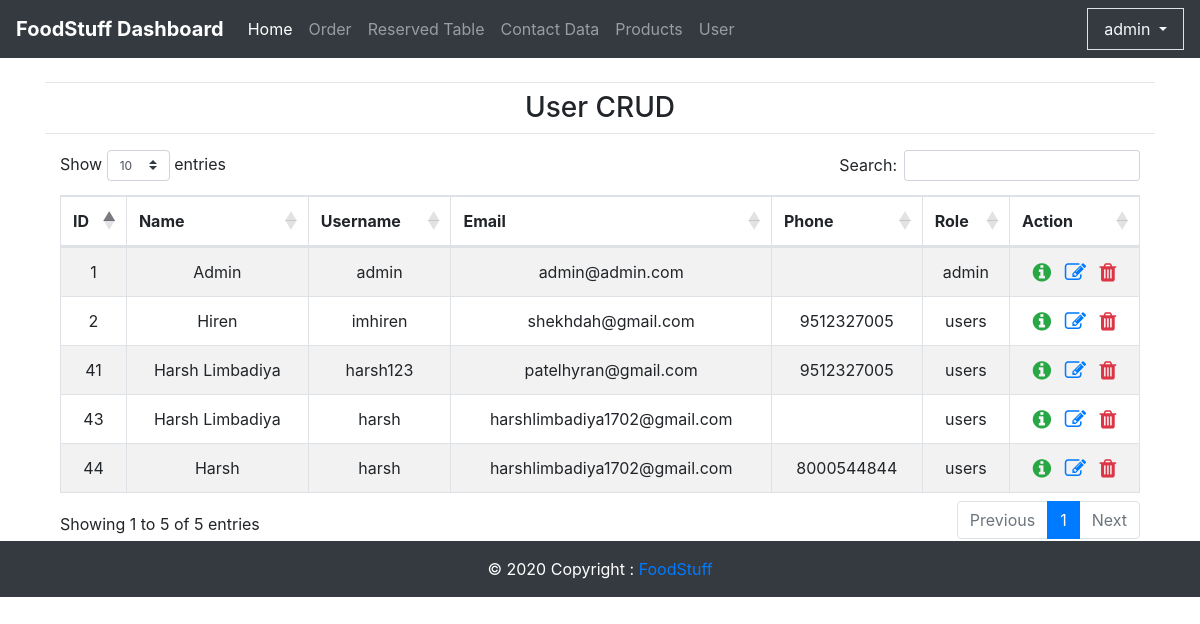
Page /admin/user.php (signed in) on the committed database.
### tables this page shows
CREATE TABLE `users` (
  `id` int(11) NOT NULL,
  `name` varchar(255) NOT NULL,
  `username` varchar(100) NOT NULL,
  `email` varchar(100) NOT NULL,
  `password` varchar(100) NOT NULL,
  `address` varchar(255) NOT NULL,
  `mobileno` varchar(15) NOT NULL,
  `user_role` enum('admin','users') NOT NULL DEFAULT 'users',
  `created` timestamp NOT NULL DEFAULT current_timestamp(),
  `reset_token` text DEFAULT NULL
);

### admin/user.php (the view, shortened to what this page needs)
<?php
include('includes/header.php');
include('database/security.php');
include('includes/navbar.php');
?>
<div class="container">
	<hr class="mx-auto mt-4 mb-2">
	<h3 class="page-header text-center">User CRUD</h3>
	<hr class="mx-auto mt-2 mb-2">
	<div class="container mt-3">
		<table id="example" class="table table-striped table-bordered" style="width:100%">
			<thead>
				<tr class="text-center">
					<th>ID</th>
					<th>Name</th>
					<th>Username</th>
					<th>Email</th>
					<th>Phone</th>
					<th>Role</th>
					<th>Action</th>
				</tr>
			</thead>
			<tbody>
				<?php
				$stmt = $conn->prepare("SELECT * FROM users");
				$stmt->execute();
				$result = $stmt->get_result();
				while ($row = $result->fetch_assoc()) :
					?>
					<tr class="text-center">
						<td><?= $row['id'] ?></td>
						<td><?= $row['name'] ?></td>
						<td><?= $row['username'] ?></td>
						<td><?= $row['email'] ?></td>
						<td><?= $row['mobileno'] ?></td>
						<td><?= $row['user_role'] ?></td>
						<td>
							<a href="#" title="View Details" class="text-success"><i class="fa fa-info-circle fa-lg"></i></a>&nbsp;&nbsp;
							<a href="#" title="Edit" class="text-primary"><i class="fa fa-edit fa-lg"></i></a>&nbsp;&nbsp;
							<a href="#" title="Delete" class="text-danger"><i class="fa fa-trash fa-lg"></i></a>
						</td>
					</tr>
				<?php endwhile; ?>
			</tbody>
		</table>
	</div>
</div>
	<?php
	include('includes/footer.php');
	?>

### rows in the picture
users: id "1", name "Admin", username "admin", email "admin@admin.com", user_role "admin"
users: id "2", name "Hiren", username "imhiren", email "shekhdah@gmail.com", mobileno "9512327005", user_role "users"
users: id "41", name "Harsh Limbadiya", username "harsh123", email "patelhyran@gmail.com", mobileno "9512327005", user_role "users"
users: id "43", name "Harsh Limbadiya", username "harsh", email "harshlimbadiya1702@gmail.com", user_role "users"
users: id "44", name "Harsh", username "harsh", email "harshlimbadiya1702@gmail.com", mobileno "8000544844", user_role "users"

### other values in the picture
$_SESSION['username'] "admin"
